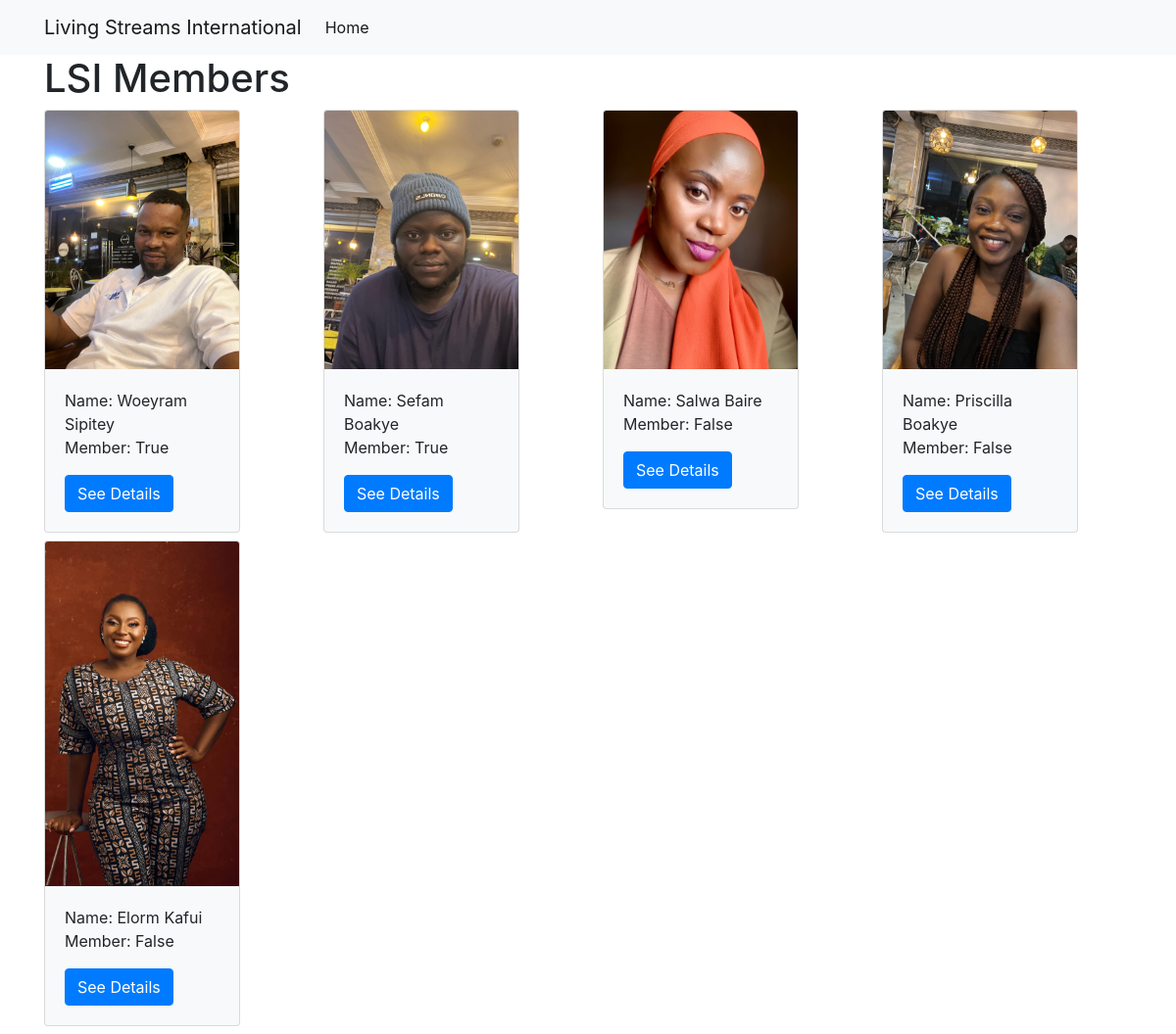
/members, run on the app's committed database.
### members/models.py (models this page shows, shortened)
class Members(models.Model):
    title = models.CharField(verbose_name="Title", max_length=3)
    fullname = models.CharField(verbose_name="fullname", max_length=50)
    member = models.BooleanField(default=False)
    address = models.TextField(verbose_name="address of member", max_length=150)
    image = models.FilePathField(path="/image")
    phone = models.BigIntegerField(default=False)

### members/views.py (the view)
# urls.py: path("", views.member_index, name="member_index"),
def member_index(request):
    members = Members.objects.all()
    context = {"members": members}
    return render(request, "member_index.html", context)

### members/templates/member_index.html
{% extends "base.html" %}
{% load static %}
{% block page_content %}
<h1>LSI Members</h1>
<div class="row">
  {% for member in members %}
  <div class="col-md-3">
    <div class="card mb-2 bg-light" style="width: 200px">
      <img class="card-img-top" src="{% static member.image %}" />
      <div class="card-body">
        <h7 class="card-title">Name: {{ member.fullname }}</h7>
        <p class="card-text">Member: {{ member.member }}</p>
        <a href="{% url 'member_detail' member.pk %}" class="btn btn-primary">
          See Details
        </a>
      </div>
    </div>
  </div>
  {% endfor %}
</div>
{% endblock %}

### church/templates/base.html (shortened to what this page needs)
<link
  rel="stylesheet"
  href="https://stackpath.bootstrapcdn.com/bootstrap/4.1.3/css/bootstrap.min.css"
/>
<nav class="navbar navbar-expand-lg navbar-light bg-light">
  <div class="container">
    <a class="navbar-brand" href="{% url 'member_index' %}"
      >Living Streams International</a
    >
    <div class="collapse navbar-collapse" id="navbarSupportedContent">
      <ul class="navbar-nav mr-auto">
        <li class="nav-item active">
          <a class="nav-link" href="{% url 'member_index' %}">Home</a>
        </li>
      </ul>
    </div>
  </div>
</nav>
<div class="container">{% block page_content %}{% endblock %}</div>

### data on the page
Members: image (picture), fullname "Woeyram Sipitey", member "True"
Members: image (picture), fullname "Sefam Boakye", member "True"
Members: image (picture), fullname "Salwa Baire", member "False"
Members: image (picture), fullname "Priscilla Boakye", member "False"
Members: image (picture), fullname "Elorm Kafui", member "False"
